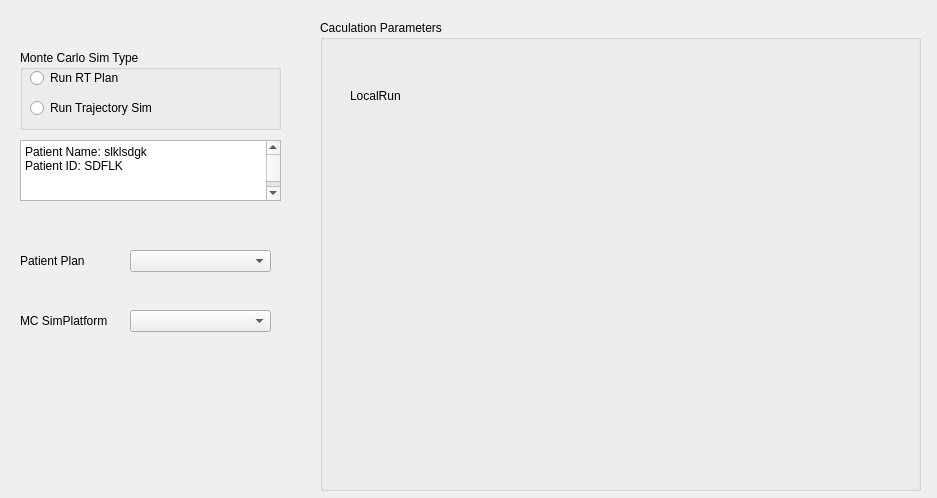
<?xml version="1.0" encoding="UTF-8"?>
<ui version="4.0">
 <class>Form</class>
 <widget class="QWidget" name="Form">
  <property name="geometry">
   <rect>
    <x>0</x>
    <y>0</y>
    <width>937</width>
    <height>498</height>
   </rect>
  </property>
  <property name="windowTitle">
   <string>Form</string>
  </property>
  <widget class="QGroupBox" name="groupBox">
   <property name="geometry">
    <rect>
     <x>320</x>
     <y>20</y>
     <width>601</width>
     <height>471</height>
    </rect>
   </property>
   <property name="title">
    <string>Caculation Parameters</string>
   </property>
   <widget class="QStackedWidget" name="stackedWidget_3">
    <property name="geometry">
     <rect>
      <x>10</x>
      <y>10</y>
      <width>581</width>
      <height>441</height>
     </rect>
    </property>
    <property name="currentIndex">
     <number>0</number>
    </property>
    <widget class="QWidget" name="page_5">
     <widget class="QLabel" name="label_2">
      <property name="geometry">
       <rect>
        <x>20</x>
        <y>30</y>
        <width>141</width>
        <height>71</height>
       </rect>
      </property>
      <property name="text">
       <string>LocalRun </string>
      </property>
     </widget>
    </widget>
    <widget class="QWidget" name="page_6">
     <widget class="QLabel" name="label_3">
      <property name="geometry">
       <rect>
        <x>100</x>
        <y>110</y>
        <width>141</width>
        <height>71</height>
       </rect>
      </property>
      <property name="text">
       <string>Remote Parallel</string>
      </property>
     </widget>
    </widget>
    <widget class="QWidget" name="page_7">
     <widget class="QLabel" name="label_4">
      <property name="geometry">
       <rect>
        <x>160</x>
        <y>100</y>
        <width>141</width>
        <height>71</height>
       </rect>
      </property>
      <property name="text">
       <string>Remote Hadoop</string>
      </property>
     </widget>
    </widget>
   </widget>
  </widget>
  <widget class="QGroupBox" name="groupBox_3">
   <property name="geometry">
    <rect>
     <x>20</x>
     <y>50</y>
     <width>261</width>
     <height>80</height>
    </rect>
   </property>
   <property name="title">
    <string>Monte Carlo Sim Type</string>
   </property>
   <widget class="QRadioButton" name="radioButton">
    <property name="geometry">
     <rect>
      <x>10</x>
      <y>20</y>
      <width>89</width>
      <height>16</height>
     </rect>
    </property>
    <property name="text">
     <string>Run RT Plan</string>
    </property>
   </widget>
   <widget class="QRadioButton" name="radioButton_2">
    <property name="geometry">
     <rect>
      <x>10</x>
      <y>50</y>
      <width>151</width>
      <height>16</height>
     </rect>
    </property>
    <property name="text">
     <string>Run Trajectory Sim</string>
    </property>
   </widget>
  </widget>
  <widget class="QPlainTextEdit" name="plainTextEdit">
   <property name="geometry">
    <rect>
     <x>20</x>
     <y>140</y>
     <width>261</width>
     <height>61</height>
    </rect>
   </property>
   <property name="plainText">
    <string>Patient Name: slklsdgk
Patient ID: SDFLK

</string>
   </property>
  </widget>
  <widget class="QStackedWidget" name="stackedWidget">
   <property name="geometry">
    <rect>
     <x>10</x>
     <y>230</y>
     <width>301</width>
     <height>201</height>
    </rect>
   </property>
   <property name="currentIndex">
    <number>0</number>
   </property>
   <widget class="QWidget" name="page">
    <widget class="QLabel" name="label">
     <property name="geometry">
      <rect>
       <x>10</x>
       <y>20</y>
       <width>91</width>
       <height>21</height>
      </rect>
     </property>
     <property name="text">
      <string>Patient Plan</string>
     </property>
    </widget>
    <widget class="QComboBox" name="comboBox">
     <property name="geometry">
      <rect>
       <x>120</x>
       <y>20</y>
       <width>141</width>
       <height>22</height>
      </rect>
     </property>
    </widget>
    <widget class="QLabel" name="label_7">
     <property name="geometry">
      <rect>
       <x>10</x>
       <y>80</y>
       <width>101</width>
       <height>21</height>
      </rect>
     </property>
     <property name="text">
      <string>MC SimPlatform</string>
     </property>
    </widget>
    <widget class="QComboBox" name="comboBox_4">
     <property name="geometry">
      <rect>
       <x>120</x>
       <y>80</y>
       <width>141</width>
       <height>22</height>
      </rect>
     </property>
    </widget>
   </widget>
   <widget class="QWidget" name="page_2">
    <widget class="QLabel" name="label_5">
     <property name="geometry">
      <rect>
       <x>10</x>
       <y>30</y>
       <width>91</width>
       <height>21</height>
      </rect>
     </property>
     <property name="text">
      <string>Trajectory File</string>
     </property>
    </widget>
    <widget class="QComboBox" name="comboBox_2">
     <property name="geometry">
      <rect>
       <x>110</x>
       <y>30</y>
       <width>141</width>
       <height>22</height>
      </rect>
     </property>
    </widget>
    <widget class="QLabel" name="label_6">
     <property name="geometry">
      <rect>
       <x>10</x>
       <y>90</y>
       <width>101</width>
       <height>21</height>
      </rect>
     </property>
     <property name="text">
      <string>MC SimPlatform</string>
     </property>
    </widget>
    <widget class="QComboBox" name="comboBox_3">
     <property name="geometry">
      <rect>
       <x>110</x>
       <y>90</y>
       <width>141</width>
       <height>22</height>
      </rect>
     </property>
    </widget>
   </widget>
  </widget>
 </widget>
 <resources/>
 <connections/>
</ui>
